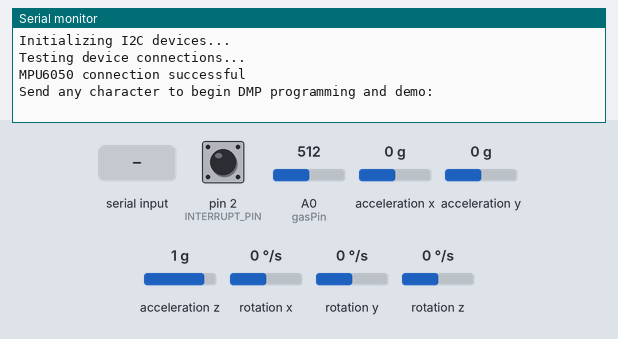
A sketch run on a simulated Arduino Leonardo, built with avr-gcc and run on an emulated ATmega32U4. On the bench: the last lines printed to the serial monitor. The test bench sets the inputs (shaded band); at power-on: acceleration x 0 g, A0 (gasPin) = 512, acceleration y 0 g, acceleration z 1 g, pin 2 (INTERRUPT_PIN) LOW, rotation x 0 °/s, rotation y 0 °/s, rotation z 0 °/s. The sensor or clock chip raises its interrupt line as the real part does.

Above: at 0.8 s.
0.9 s: "1\n" received over Serial
At 1.3 s:
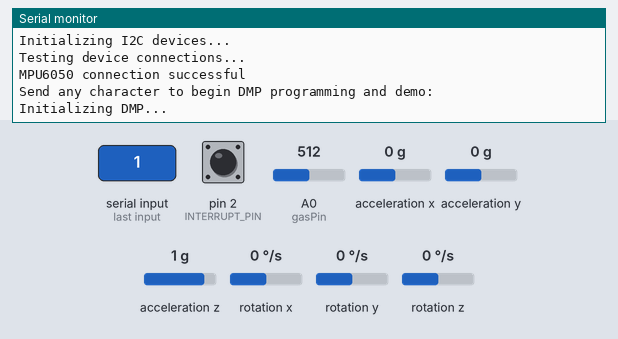
2.9 s: acceleration x set to -1.4 g
At 2.95 s:
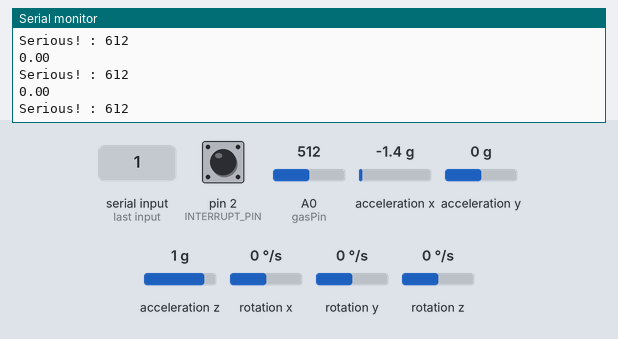
4.4 s: A0 (gasPin) set to 716
At 4.83 s:
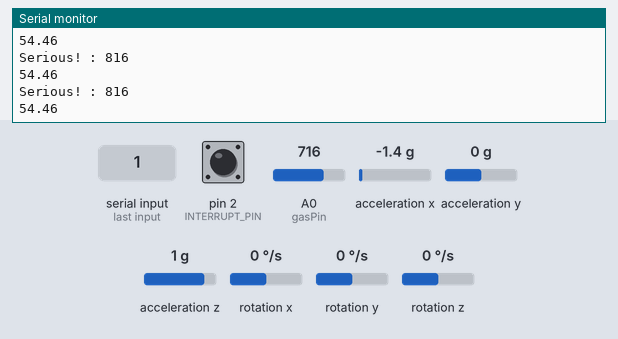
5.9 s: "1\n" received over the second serial link
7.4 s: acceleration y set to -1.4 g
At 7.42 s:
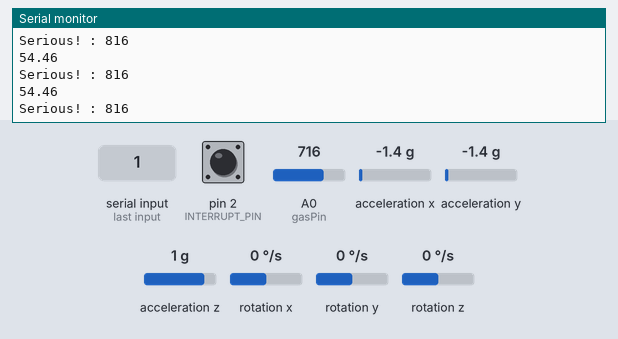
8.9 s: acceleration z set to -1.4 g
At 8.91 s:
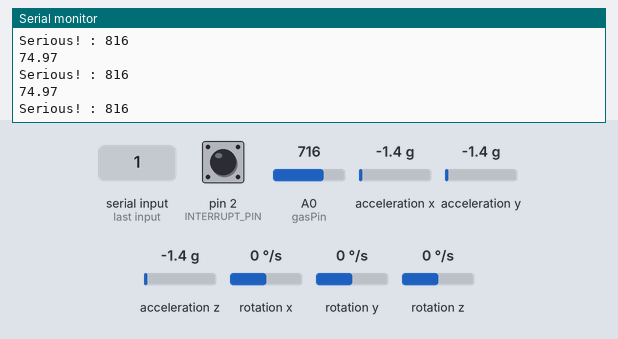
Timing chart, 0 to 11.4 s (numbered marks = the images above; inputs shaded):
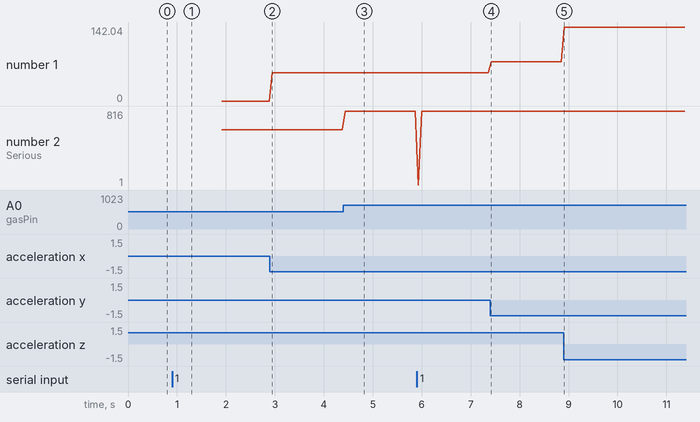

Measured:
- after the input at 0.9 s, the serial monitor: prints a new line at once (image 1)
- after the input at 4.4 s, the serial monitor: prints a new line at once (image 3)
- plotted number 1: 0 → 54.46 after the input at 2.9 s, 54.46 → 74.97 after the input at 7.4 s, 74.97 → 142.04 after the input at 8.9 s
- plotted number 2: 612 → 816 after the input at 4.4 s

The sketch:

main.ino
```cpp
// I2C device class (I2Cdev) demonstration Arduino sketch for MPU6050 class using DMP (MotionApps v2.0)
// 6/21/2012 by Jeff Rowberg <jeff@rowberg.net>
// Updates should (hopefully) always be available at https://github.com/jrowberg/i2cdevlib
//
// Changelog:
//      2013-05-08 - added seamless Fastwire support
//                 - added note about gyro calibration
//      2012-06-21 - added note about Arduino 1.0.1 + Leonardo compatibility error
//      2012-06-20 - improved FIFO overflow handling and simplified read process
//      2012-06-19 - completely rearranged DMP initialization code and simplification
//      2012-06-13 - pull gyro and accel data from FIFO packet instead of reading directly
//      2012-06-09 - fix broken FIFO read sequence and change interrupt detection to RISING
//      2012-06-05 - add gravity-compensated initial reference frame acceleration output
//                 - add 3D math helper file to DMP6 example sketch
//                 - add Euler output and Yaw/Pitch/Roll output formats
//      2012-06-04 - remove accel offset clearing for better results (thanks Sungon Lee)
//      2012-06-01 - fixed gyro sensitivity to be 2000 deg/sec instead of 250
//      2012-05-30 - basic DMP initialization working

/* ============================================
I2Cdev device library code is placed under the MIT license
Copyright (c) 2012 Jeff Rowberg

Permission is hereby granted, free of charge, to any person obtaining a copy
of this software and associated documentation files (the "Software"), to deal
in the Software without restriction, including without limitation the rights
to use, copy, modify, merge, publish, distribute, sublicense, and/or sell
copies of the Software, and to permit persons to whom the Software is
furnished to do so, subject to the following conditions:

The above copyright notice and this permission notice shall be included in
all copies or substantial portions of the Software.

THE SOFTWARE IS PROVIDED "AS IS", WITHOUT WARRANTY OF ANY KIND, EXPRESS OR
IMPLIED, INCLUDING BUT NOT LIMITED TO THE WARRANTIES OF MERCHANTABILITY,
FITNESS FOR A PARTICULAR PURPOSE AND NONINFRINGEMENT. IN NO EVENT SHALL THE
AUTHORS OR COPYRIGHT HOLDERS BE LIABLE FOR ANY CLAIM, DAMAGES OR OTHER
LIABILITY, WHETHER IN AN ACTION OF CONTRACT, TORT OR OTHERWISE, ARISING FROM,
OUT OF OR IN CONNECTION WITH THE SOFTWARE OR THE USE OR OTHER DEALINGS IN
THE SOFTWARE.
===============================================
*/

// I2Cdev and MPU6050 must be installed as libraries, or else the .cpp/.h files
// for both classes must be in the include path of your project
#include "I2Cdev.h"
#include <SoftwareSerial.h>
#define SQRT(X) X*X
#include "MPU6050_6Axis_MotionApps20.h"
//#include "MPU6050.h" // not necessary if using MotionApps include file

// Arduino Wire library is required if I2Cdev I2CDEV_ARDUINO_WIRE implementation
// is used in I2Cdev.h
#if I2CDEV_IMPLEMENTATION == I2CDEV_ARDUINO_WIRE
    #include "Wire.h"
#endif

// class default I2C address is 0x68
// specific I2C addresses may be passed as a parameter here
// AD0 low = 0x68 (default for SparkFun breakout and InvenSense evaluation board)
// AD0 high = 0x69
MPU6050 mpu;
//MPU6050 mpu(0x69); // <-- use for AD0 high

/* =========================================================================
   NOTE: In addition to connection 3.3v, GND, SDA, and SCL, this sketch
   depends on the MPU-6050's INT pin being connected to the Arduino's
   external interrupt #0 pin. On the Arduino Uno and Mega 2560, this is
   digital I/O pin 2.
 * ========================================================================= */

/* =========================================================================
   NOTE: Arduino v1.0.1 with the Leonardo board generates a compile error
   when using Serial.write(buf, len). The Teapot output uses this method.
   The solution requires a modification to the Arduino USBAPI.h file, which
   is fortunately simple, but annoying. This will be fixed in the next IDE
   release. For more info, see these links:

   http://arduino.cc/forum/index.php/topic,109987.0.html
   http://code.google.com/p/arduino/issues/detail?id=958
 * ========================================================================= */


// uncomment "OUTPUT_READABLE_QUATERNION" if you want to see the actual
// quaternion components in a [w, x, y, z] format (not best for parsing
// on a remote host such as Processing or something though)
//#define OUTPUT_READABLE_QUATERNION

// uncomment "OUTPUT_READABLE_EULER" if you want to see Euler angles
// (in degrees) calculated from the quaternions coming from the FIFO.
// Note that Euler angles suffer from gimbal lock (for more info, see
// http://en.wikipedia.org/wiki/Gimbal_lock)
//#define OUTPUT_READABLE_EULER

// uncomment "OUTPUT_READABLE_YAWPITCHROLL" if you want to see the yaw/
// pitch/roll angles (in degrees) calculated from the quaternions coming
// from the FIFO. Note this also requires gravity vector calculations.
// Also note that yaw/pitch/roll angles suffer from gimbal lock (for
// more info, see: http://en.wikipedia.org/wiki/Gimbal_lock)
#define OUTPUT_READABLE_YAWPITCHROLL

// uncomment "OUTPUT_READABLE_REALACCEL" if you want to see acceleration
// components with gravity removed. This acceleration reference frame is
// not compensated for orientation, so +X is always +X according to the
// sensor, just without the effects of gravity. If you want acceleration
// compensated for orientation, us OUTPUT_READABLE_WORLDACCEL instead.
//#define OUTPUT_READABLE_REALACCEL

// uncomment "OUTPUT_READABLE_WORLDACCEL" if you want to see acceleration
// components with gravity removed and adjusted for the world frame of
// reference (yaw is relative to initial orientation, since no magnetometer
// is present in this case). Could be quite handy in some cases.
//#define OUTPUT_READABLE_WORLDACCEL

// uncomment "OUTPUT_TEAPOT" if you want output that matches the
// format used for the InvenSense teapot demo
//#define OUTPUT_TEAPOT


#define INTERRUPT_PIN 2  // use pin 2 on Arduino Uno & most boards
#define LED_PIN 13 // (Arduino is 13, Teensy is 11, Teensy++ is 6)
bool blinkState = false;

// MPU control/status vars
bool dmpReady = false;  // set true if DMP init was successful
uint8_t mpuIntStatus;   // holds actual interrupt status byte from MPU
uint8_t devStatus;      // return status after each device operation (0 = success, !0 = error)
uint16_t packetSize;    // expected DMP packet size (default is 42 bytes)
uint16_t fifoCount;     // count of all bytes currently in FIFO
uint8_t fifoBuffer[64]; // FIFO storage buffer

// orientation/motion vars
Quaternion q;           // [w, x, y, z]         quaternion container
VectorInt16 aa;         // [x, y, z]            accel sensor measurements
VectorInt16 aaReal;     // [x, y, z]            gravity-free accel sensor measurements
VectorInt16 aaWorld;    // [x, y, z]            world-frame accel sensor measurements
VectorFloat gravity;    // [x, y, z]            gravity vector
float euler[3];         // [psi, theta, phi]    Euler angle container
float ypr[3];           // [yaw, pitch, roll]   yaw/pitch/roll container and gravity vector

// packet structure for InvenSense teapot demo
uint8_t teapotPacket[14] = { '$', 0x02, 0,0, 0,0, 0,0, 0,0, 0x00, 0x00, '\r', '\n' };


// ================================================================
// ===               INTERRUPT DETECTION ROUTINE                ===
// ================================================================

volatile bool mpuInterrupt = false;     // indicates whether MPU interrupt pin has gone high
void dmpDataReady() {
    mpuInterrupt = true;
}


// ================================================================
// ===                      INITIAL SETUP                       ===
// ================================================================

#define BT_RXD 8
#define BT_TXD 7
SoftwareSerial bluetooth(BT_RXD, BT_TXD);
int gasPin = A0;
int speakerPin = 11;
char buf[100];
void setup() {

    //블루투스
    bluetooth.begin(9600);
    // join I2C bus (I2Cdev library doesn't do this automatically)
    #if I2CDEV_IMPLEMENTATION == I2CDEV_ARDUINO_WIRE
        Wire.begin();
        Wire.setClock(400000); // 400kHz I2C clock. Comment this line if having compilation difficulties
    #elif I2CDEV_IMPLEMENTATION == I2CDEV_BUILTIN_FASTWIRE
        Fastwire::setup(400, true);
    #endif

    // initialize serial communication
    // (115200 chosen because it is required for Teapot Demo output, but it's
    // really up to you depending on your project)
    Serial.begin(115200);
    while (!Serial); // wait for Leonardo enumeration, others continue immediately

    // NOTE: 8MHz or slower host processors, like the Teensy @ 3.3v or Ardunio
    // Pro Mini running at 3.3v, cannot handle this baud rate reliably due to
    // the baud timing being too misaligned with processor ticks. You must use
    // 38400 or slower in these cases, or use some kind of external separate
    // crystal solution for the UART timer.

    // initialize device
    Serial.println(F("Initializing I2C devices..."));
    mpu.initialize();
    pinMode(INTERRUPT_PIN, INPUT);

    // verify connection
    Serial.println(F("Testing device connections..."));
    Serial.println(mpu.testConnection() ? F("MPU6050 connection successful") : F("MPU6050 connection failed"));

    // wait for ready
    Serial.println(F("\nSend any character to begin DMP programming and demo: "));
    while (Serial.available() && Serial.read()); // empty buffer
    while (!Serial.available());                 // wait for data
    while (Serial.available() && Serial.read()); // empty buffer again

    // load and configure the DMP
    Serial.println(F("Initializing DMP..."));
    devStatus = mpu.dmpInitialize();

    // supply your own gyro offsets here, scaled for min sensitivity
    mpu.setXGyroOffset(220);
    mpu.setYGyroOffset(76);
    mpu.setZGyroOffset(-85);
    mpu.setZAccelOffset(1788); // 1688 factory default for my test chip

    // make sure it worked (returns 0 if so)
    if (devStatus == 0) {
        // turn on the DMP, now that it's ready
        Serial.println(F("Enabling DMP..."));
        mpu.setDMPEnabled(true);

        // enable Arduino interrupt detection
        Serial.println(F("Enabling interrupt detection (Arduino external interrupt 0)..."));
        attachInterrupt(digitalPinToInterrupt(INTERRUPT_PIN), dmpDataReady, RISING);
        mpuIntStatus = mpu.getIntStatus();

        // set our DMP Ready flag so the main loop() function knows it's okay to use it
        Serial.println(F("DMP ready! Waiting for first interrupt..."));
        dmpReady = true;

        // get expected DMP packet size for later comparison
        packetSize = mpu.dmpGetFIFOPacketSize();
    } else {
        // ERROR!
        // 1 = initial memory load failed
        // 2 = DMP configuration updates failed
        // (if it's going to break, usually the code will be 1)
        Serial.print(F("DMP Initialization failed (code "));
        Serial.print(devStatus);
        Serial.println(F(")"));
    }

    delay(500);
}


// ================================================================
// ===                    MAIN PROGRAM LOOP                     ===
// ================================================================

void loop() {
    // if programming failed, don't try to do anything
    if (dmpReady) {
    // wait for MPU interrupt or extra packet(s) available
    while (!mpuInterrupt && fifoCount < packetSize) {
        // other program behavior stuff here
        // .
        // .
        // .
        // if you are really paranoid you can frequently test in between other
        // stuff to see if mpuInterrupt is true, and if so, "break;" from the
        // while() loop to immediately process the MPU data
        // .
        // .
        // .
    }

    // reset interrupt flag and get INT_STATUS byte
    mpuInterrupt = false;
    mpuIntStatus = mpu.getIntStatus();

    // get current FIFO count
    fifoCount = mpu.getFIFOCount();

    // check for overflow (this should never happen unless our code is too inefficient)
    if ((mpuIntStatus & 0x10) || fifoCount == 1024) {
        // reset so we can continue cleanly
        mpu.resetFIFO();
        Serial.println(F("FIFO overflow!"));

    // otherwise, check for DMP data ready interrupt (this should happen frequently)
    } else if (mpuIntStatus & 0x02) {
        // wait for correct available data length, should be a VERY short wait
        while (fifoCount < packetSize) fifoCount = mpu.getFIFOCount();

        // read a packet from FIFO
        mpu.getFIFOBytes(fifoBuffer, packetSize);

        // track FIFO count here in case there is > 1 packet available
        // (this lets us immediately read more without waiting for an interrupt)
        fifoCount -= packetSize;
        #ifdef OUTPUT_READABLE_YAWPITCHROLL
            // display Euler angles in degrees
            mpu.dmpGetQuaternion(&q, fifoBuffer);
            mpu.dmpGetGravity(&gravity, &q);
            mpu.dmpGetYawPitchRoll(ypr, &q, &gravity);
            /*
            Serial.print("ypr\t");
            Serial.print(ypr[0] * 180/M_PI);
            Serial.print("\t");
            Serial.print(ypr[1] * 180/M_PI);
            Serial.print("\t");
            Serial.println(ypr[2] * 180/M_PI);
            */
            double acc = SQRT(ypr[0] * 180/M_PI) + SQRT(ypr[1] * 180/M_PI) + SQRT(ypr[2] * 180/M_PI);
            Serial.println(pow(acc, 0.5));
        #endif
        // blink LED to indicate activity
        blinkState = !blinkState;
        digitalWrite(LED_PIN, blinkState);
    }


   }

    if (bluetooth.available()) {
       Serial.write(bluetooth.read());
    }
    int gasVal = analogRead(gasPin);
    if(gasVal >= 300){
      gasVal += 100;
      Serial.print("Serious! : ");
      Serial.println(gasVal);
      int cnt = gasVal / 100;
      for(int i = 0; i < cnt; i++){
        //tone(speakerPin, gasVal, 100);
      }
    }

    sprintf(buf, "가스 수치 : %d\n", gasVal);
    bluetooth.write(buf);
    sprintf(buf, "가스 수치가 높습니다!\n");
    bluetooth.write(buf);
}
```
